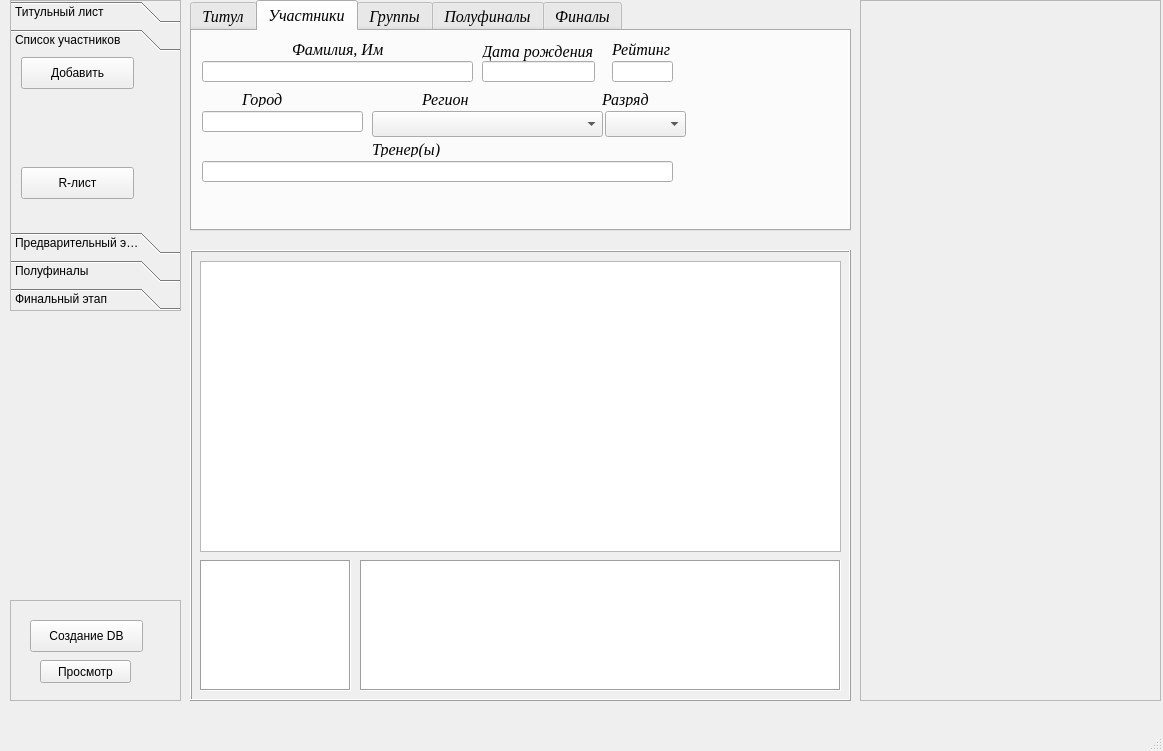
<?xml version="1.0" encoding="UTF-8"?>
<ui version="4.0">
 <class>MainWindow</class>
 <widget class="QMainWindow" name="MainWindow">
  <property name="geometry">
   <rect>
    <x>0</x>
    <y>0</y>
    <width>1163</width>
    <height>751</height>
   </rect>
  </property>
  <property name="windowTitle">
   <string>MainWindow</string>
  </property>
  <widget class="QWidget" name="centralwidget">
   <widget class="QFrame" name="frame_main">
    <property name="geometry">
     <rect>
      <x>10</x>
      <y>600</y>
      <width>171</width>
      <height>101</height>
     </rect>
    </property>
    <property name="frameShape">
     <enum>QFrame::StyledPanel</enum>
    </property>
    <property name="frameShadow">
     <enum>QFrame::Raised</enum>
    </property>
    <widget class="QPushButton" name="pushButton_view">
     <property name="geometry">
      <rect>
       <x>30</x>
       <y>60</y>
       <width>91</width>
       <height>23</height>
      </rect>
     </property>
     <property name="text">
      <string>Просмотр</string>
     </property>
    </widget>
    <widget class="QPushButton" name="pushButton_db">
     <property name="geometry">
      <rect>
       <x>20</x>
       <y>20</y>
       <width>113</width>
       <height>32</height>
      </rect>
     </property>
     <property name="text">
      <string>Создание DB</string>
     </property>
    </widget>
   </widget>
   <widget class="QFrame" name="frame_3">
    <property name="geometry">
     <rect>
      <x>190</x>
      <y>250</y>
      <width>661</width>
      <height>451</height>
     </rect>
    </property>
    <property name="layoutDirection">
     <enum>Qt::LeftToRight</enum>
    </property>
    <property name="frameShape">
     <enum>QFrame::Box</enum>
    </property>
    <property name="frameShadow">
     <enum>QFrame::Raised</enum>
    </property>
    <widget class="QTextEdit" name="textEdit">
     <property name="geometry">
      <rect>
       <x>10</x>
       <y>310</y>
       <width>151</width>
       <height>131</height>
      </rect>
     </property>
     <property name="font">
      <font>
       <family>Georgia</family>
       <pointsize>14</pointsize>
       <italic>true</italic>
      </font>
     </property>
     <property name="inputMethodHints">
      <set>Qt::ImhDigitsOnly|Qt::ImhMultiLine</set>
     </property>
     <property name="frameShape">
      <enum>QFrame::Box</enum>
     </property>
    </widget>
    <widget class="QListWidget" name="listWidget">
     <property name="geometry">
      <rect>
       <x>170</x>
       <y>310</y>
       <width>481</width>
       <height>131</height>
      </rect>
     </property>
     <property name="font">
      <font>
       <family>Times</family>
       <italic>true</italic>
      </font>
     </property>
     <property name="tabletTracking">
      <bool>false</bool>
     </property>
     <property name="layoutDirection">
      <enum>Qt::LeftToRight</enum>
     </property>
     <property name="frameShape">
      <enum>QFrame::Box</enum>
     </property>
     <property name="sizeAdjustPolicy">
      <enum>QAbstractScrollArea::AdjustToContents</enum>
     </property>
     <property name="resizeMode">
      <enum>QListView::Adjust</enum>
     </property>
    </widget>
   </widget>
   <widget class="QToolBox" name="toolBox">
    <property name="geometry">
     <rect>
      <x>10</x>
      <y>0</y>
      <width>171</width>
      <height>311</height>
     </rect>
    </property>
    <property name="frameShape">
     <enum>QFrame::StyledPanel</enum>
    </property>
    <property name="currentIndex">
     <number>1</number>
    </property>
    <widget class="QWidget" name="page">
     <property name="geometry">
      <rect>
       <x>0</x>
       <y>0</y>
       <width>169</width>
       <height>139</height>
      </rect>
     </property>
     <attribute name="label">
      <string>Титульный лист</string>
     </attribute>
     <widget class="QPushButton" name="pushButton_titul_made">
      <property name="geometry">
       <rect>
        <x>30</x>
        <y>0</y>
        <width>121</width>
        <height>32</height>
       </rect>
      </property>
      <property name="text">
       <string>Создать</string>
      </property>
      <property name="autoDefault">
       <bool>false</bool>
      </property>
      <property name="default">
       <bool>true</bool>
      </property>
      <property name="flat">
       <bool>false</bool>
      </property>
     </widget>
     <widget class="QPushButton" name="pushButton_titul_edit">
      <property name="geometry">
       <rect>
        <x>30</x>
        <y>30</y>
        <width>121</width>
        <height>32</height>
       </rect>
      </property>
      <property name="text">
       <string>Редактировать</string>
      </property>
     </widget>
    </widget>
    <widget class="QWidget" name="page_2">
     <property name="geometry">
      <rect>
       <x>0</x>
       <y>0</y>
       <width>169</width>
       <height>139</height>
      </rect>
     </property>
     <attribute name="label">
      <string>Список участников</string>
     </attribute>
     <widget class="QPushButton" name="pushButton_Rlist">
      <property name="geometry">
       <rect>
        <x>10</x>
        <y>110</y>
        <width>113</width>
        <height>32</height>
       </rect>
      </property>
      <property name="text">
       <string>R-лист</string>
      </property>
     </widget>
     <widget class="QPushButton" name="pushButton">
      <property name="geometry">
       <rect>
        <x>10</x>
        <y>0</y>
        <width>113</width>
        <height>32</height>
       </rect>
      </property>
      <property name="text">
       <string>Добавить</string>
      </property>
     </widget>
    </widget>
    <widget class="QWidget" name="page_3">
     <property name="geometry">
      <rect>
       <x>0</x>
       <y>0</y>
       <width>169</width>
       <height>139</height>
      </rect>
     </property>
     <attribute name="label">
      <string>Предварительный этап</string>
     </attribute>
    </widget>
    <widget class="QWidget" name="page_5">
     <property name="geometry">
      <rect>
       <x>0</x>
       <y>0</y>
       <width>169</width>
       <height>139</height>
      </rect>
     </property>
     <attribute name="label">
      <string>Полуфиналы</string>
     </attribute>
    </widget>
    <widget class="QWidget" name="page_4">
     <property name="geometry">
      <rect>
       <x>0</x>
       <y>0</y>
       <width>169</width>
       <height>139</height>
      </rect>
     </property>
     <attribute name="label">
      <string>Финальный этап</string>
     </attribute>
    </widget>
   </widget>
   <widget class="QTabWidget" name="tabWidget">
    <property name="geometry">
     <rect>
      <x>190</x>
      <y>0</y>
      <width>661</width>
      <height>231</height>
     </rect>
    </property>
    <property name="font">
     <font>
      <family>Times New Roman</family>
      <pointsize>12</pointsize>
      <italic>true</italic>
     </font>
    </property>
    <property name="tabPosition">
     <enum>QTabWidget::North</enum>
    </property>
    <property name="tabShape">
     <enum>QTabWidget::Rounded</enum>
    </property>
    <property name="currentIndex">
     <number>1</number>
    </property>
    <property name="elideMode">
     <enum>Qt::ElideLeft</enum>
    </property>
    <property name="movable">
     <bool>false</bool>
    </property>
    <widget class="QWidget" name="tab">
     <attribute name="title">
      <string>Титул</string>
     </attribute>
     <widget class="QLabel" name="label_nazvanie">
      <property name="geometry">
       <rect>
        <x>180</x>
        <y>10</y>
        <width>211</width>
        <height>16</height>
       </rect>
      </property>
      <property name="font">
       <font>
        <family>Times New Roman</family>
        <pointsize>12</pointsize>
        <italic>true</italic>
       </font>
      </property>
      <property name="text">
       <string>&lt;html&gt;&lt;head/&gt;&lt;body&gt;&lt;p&gt;Название соревнования&lt;/p&gt;&lt;/body&gt;&lt;/html&gt;</string>
      </property>
     </widget>
     <widget class="QLineEdit" name="lineEdit_titul_nazvanie">
      <property name="geometry">
       <rect>
        <x>20</x>
        <y>30</y>
        <width>621</width>
        <height>21</height>
       </rect>
      </property>
      <property name="layoutDirection">
       <enum>Qt::LeftToRight</enum>
      </property>
     </widget>
     <widget class="QComboBox" name="comboBox_sredi">
      <property name="geometry">
       <rect>
        <x>120</x>
        <y>70</y>
        <width>201</width>
        <height>26</height>
       </rect>
      </property>
      <property name="font">
       <font>
        <family>Times New Roman</family>
        <pointsize>12</pointsize>
        <italic>true</italic>
       </font>
      </property>
     </widget>
     <widget class="QLineEdit" name="lineEdit_titul_vozrast">
      <property name="geometry">
       <rect>
        <x>330</x>
        <y>70</y>
        <width>311</width>
        <height>21</height>
       </rect>
      </property>
     </widget>
     <widget class="QLabel" name="label_sredi">
      <property name="geometry">
       <rect>
        <x>50</x>
        <y>70</y>
        <width>60</width>
        <height>16</height>
       </rect>
      </property>
      <property name="font">
       <font>
        <family>Times New Roman</family>
        <pointsize>12</pointsize>
        <italic>true</italic>
       </font>
      </property>
      <property name="text">
       <string>&lt;html&gt;&lt;head/&gt;&lt;body&gt;&lt;p&gt;&lt;span style=&quot; font-style:italic;&quot;&gt;среди&lt;/span&gt;&lt;/p&gt;&lt;/body&gt;&lt;/html&gt;</string>
      </property>
      <property name="alignment">
       <set>Qt::AlignRight|Qt::AlignTop|Qt::AlignTrailing</set>
      </property>
     </widget>
     <widget class="QLabel" name="label_data_provedenia">
      <property name="geometry">
       <rect>
        <x>140</x>
        <y>100</y>
        <width>161</width>
        <height>16</height>
       </rect>
      </property>
      <property name="font">
       <font>
        <family>Times New Roman</family>
        <pointsize>12</pointsize>
        <italic>true</italic>
       </font>
      </property>
      <property name="text">
       <string>&lt;html&gt;&lt;head/&gt;&lt;body&gt;&lt;p&gt;Сроки проведения&lt;/p&gt;&lt;/body&gt;&lt;/html&gt;</string>
      </property>
      <property name="alignment">
       <set>Qt::AlignCenter</set>
      </property>
     </widget>
     <widget class="QLabel" name="label_2str_4">
      <property name="geometry">
       <rect>
        <x>470</x>
        <y>100</y>
        <width>161</width>
        <height>16</height>
       </rect>
      </property>
      <property name="font">
       <font>
        <family>Times New Roman</family>
        <pointsize>12</pointsize>
        <italic>true</italic>
       </font>
      </property>
      <property name="text">
       <string>&lt;html&gt;&lt;head/&gt;&lt;body&gt;&lt;p&gt;Место проведения&lt;/p&gt;&lt;/body&gt;&lt;/html&gt;</string>
      </property>
      <property name="alignment">
       <set>Qt::AlignCenter</set>
      </property>
     </widget>
     <widget class="QLineEdit" name="lineEdit_city_titul">
      <property name="geometry">
       <rect>
        <x>470</x>
        <y>120</y>
        <width>171</width>
        <height>21</height>
       </rect>
      </property>
     </widget>
     <widget class="QLabel" name="label_city">
      <property name="geometry">
       <rect>
        <x>390</x>
        <y>120</y>
        <width>60</width>
        <height>16</height>
       </rect>
      </property>
      <property name="font">
       <font>
        <family>Times New Roman</family>
        <pointsize>12</pointsize>
        <italic>true</italic>
       </font>
      </property>
      <property name="text">
       <string>&lt;html&gt;&lt;head/&gt;&lt;body&gt;&lt;p&gt;город&lt;/p&gt;&lt;/body&gt;&lt;/html&gt;</string>
      </property>
      <property name="alignment">
       <set>Qt::AlignRight|Qt::AlignTop|Qt::AlignTrailing</set>
      </property>
     </widget>
     <widget class="QLabel" name="label_kat_sek">
      <property name="geometry">
       <rect>
        <x>510</x>
        <y>150</y>
        <width>81</width>
        <height>16</height>
       </rect>
      </property>
      <property name="font">
       <font>
        <family>Times New Roman</family>
        <pointsize>12</pointsize>
        <italic>true</italic>
       </font>
      </property>
      <property name="text">
       <string>&lt;html&gt;&lt;head/&gt;&lt;body&gt;&lt;p&gt;Категория&lt;/p&gt;&lt;/body&gt;&lt;/html&gt;</string>
      </property>
      <property name="alignment">
       <set>Qt::AlignCenter</set>
      </property>
     </widget>
     <widget class="QComboBox" name="comboBox_kategor_sek">
      <property name="geometry">
       <rect>
        <x>550</x>
        <y>170</y>
        <width>91</width>
        <height>26</height>
       </rect>
      </property>
     </widget>
     <widget class="QLabel" name="label_main_sekretar">
      <property name="geometry">
       <rect>
        <x>310</x>
        <y>150</y>
        <width>191</width>
        <height>16</height>
       </rect>
      </property>
      <property name="font">
       <font>
        <family>Times New Roman</family>
        <pointsize>12</pointsize>
        <italic>true</italic>
       </font>
      </property>
      <property name="text">
       <string>&lt;html&gt;&lt;head/&gt;&lt;body&gt;&lt;p&gt;Гл. секретарь / Город&lt;/p&gt;&lt;/body&gt;&lt;/html&gt;</string>
      </property>
      <property name="alignment">
       <set>Qt::AlignCenter</set>
      </property>
     </widget>
     <widget class="QLineEdit" name="lineEdit_sekretar">
      <property name="geometry">
       <rect>
        <x>330</x>
        <y>170</y>
        <width>211</width>
        <height>21</height>
       </rect>
      </property>
     </widget>
     <widget class="QDateEdit" name="dateEdit_end">
      <property name="geometry">
       <rect>
        <x>220</x>
        <y>120</y>
        <width>121</width>
        <height>24</height>
       </rect>
      </property>
      <property name="font">
       <font>
        <family>Times New Roman</family>
       </font>
      </property>
      <property name="dateTime">
       <datetime>
        <hour>0</hour>
        <minute>0</minute>
        <second>0</second>
        <year>2021</year>
        <month>1</month>
        <day>1</day>
       </datetime>
      </property>
      <property name="currentSection">
       <enum>QDateTimeEdit::YearSection</enum>
      </property>
      <property name="displayFormat">
       <string>yyyy-MM-dd</string>
      </property>
      <property name="calendarPopup">
       <bool>true</bool>
      </property>
      <property name="currentSectionIndex">
       <number>0</number>
      </property>
      <property name="date">
       <date>
        <year>2021</year>
        <month>1</month>
        <day>1</day>
       </date>
      </property>
     </widget>
     <widget class="QLabel" name="label_po">
      <property name="geometry">
       <rect>
        <x>180</x>
        <y>120</y>
        <width>31</width>
        <height>20</height>
       </rect>
      </property>
      <property name="font">
       <font>
        <family>Times New Roman</family>
        <pointsize>14</pointsize>
        <italic>true</italic>
       </font>
      </property>
      <property name="text">
       <string>&lt;html&gt;&lt;head/&gt;&lt;body&gt;&lt;p&gt;по&lt;/p&gt;&lt;/body&gt;&lt;/html&gt;</string>
      </property>
      <property name="alignment">
       <set>Qt::AlignRight|Qt::AlignTop|Qt::AlignTrailing</set>
      </property>
     </widget>
     <widget class="QDateEdit" name="dateEdit_start">
      <property name="geometry">
       <rect>
        <x>50</x>
        <y>120</y>
        <width>121</width>
        <height>24</height>
       </rect>
      </property>
      <property name="font">
       <font>
        <family>Times New Roman</family>
       </font>
      </property>
      <property name="dateTime">
       <datetime>
        <hour>0</hour>
        <minute>0</minute>
        <second>0</second>
        <year>2021</year>
        <month>1</month>
        <day>2</day>
       </datetime>
      </property>
      <property name="displayFormat">
       <string>yyyy-MM-dd</string>
      </property>
      <property name="calendarPopup">
       <bool>true</bool>
      </property>
      <property name="date">
       <date>
        <year>2021</year>
        <month>1</month>
        <day>2</day>
       </date>
      </property>
     </widget>
     <widget class="QLabel" name="label_s">
      <property name="geometry">
       <rect>
        <x>0</x>
        <y>120</y>
        <width>31</width>
        <height>20</height>
       </rect>
      </property>
      <property name="font">
       <font>
        <family>Times New Roman</family>
        <pointsize>14</pointsize>
        <italic>true</italic>
       </font>
      </property>
      <property name="text">
       <string>&lt;html&gt;&lt;head/&gt;&lt;body&gt;&lt;p&gt;с&lt;/p&gt;&lt;/body&gt;&lt;/html&gt;</string>
      </property>
      <property name="alignment">
       <set>Qt::AlignRight|Qt::AlignTop|Qt::AlignTrailing</set>
      </property>
     </widget>
     <widget class="QLabel" name="label_main_refery">
      <property name="geometry">
       <rect>
        <x>20</x>
        <y>150</y>
        <width>161</width>
        <height>20</height>
       </rect>
      </property>
      <property name="font">
       <font>
        <family>Times New Roman</family>
        <pointsize>12</pointsize>
        <italic>true</italic>
       </font>
      </property>
      <property name="text">
       <string>&lt;html&gt;&lt;head/&gt;&lt;body&gt;&lt;p&gt;Гл. судья / Город&lt;/p&gt;&lt;/body&gt;&lt;/html&gt;</string>
      </property>
      <property name="alignment">
       <set>Qt::AlignCenter</set>
      </property>
     </widget>
     <widget class="QLineEdit" name="lineEdit_refery">
      <property name="geometry">
       <rect>
        <x>20</x>
        <y>170</y>
        <width>201</width>
        <height>21</height>
       </rect>
      </property>
     </widget>
     <widget class="QLabel" name="label_kat_ref">
      <property name="geometry">
       <rect>
        <x>230</x>
        <y>150</y>
        <width>81</width>
        <height>16</height>
       </rect>
      </property>
      <property name="font">
       <font>
        <family>Times New Roman</family>
        <pointsize>12</pointsize>
        <italic>true</italic>
       </font>
      </property>
      <property name="text">
       <string>&lt;html&gt;&lt;head/&gt;&lt;body&gt;&lt;p&gt;Категория&lt;/p&gt;&lt;/body&gt;&lt;/html&gt;</string>
      </property>
      <property name="alignment">
       <set>Qt::AlignCenter</set>
      </property>
     </widget>
     <widget class="QComboBox" name="comboBox_kategor_ref">
      <property name="geometry">
       <rect>
        <x>230</x>
        <y>170</y>
        <width>91</width>
        <height>26</height>
       </rect>
      </property>
     </widget>
    </widget>
    <widget class="QWidget" name="tab_1">
     <attribute name="title">
      <string>Участники</string>
     </attribute>
     <widget class="QLineEdit" name="lineEdit_Family_name">
      <property name="geometry">
       <rect>
        <x>10</x>
        <y>30</y>
        <width>271</width>
        <height>21</height>
       </rect>
      </property>
     </widget>
     <widget class="QLineEdit" name="lineEdit_bday">
      <property name="geometry">
       <rect>
        <x>290</x>
        <y>30</y>
        <width>113</width>
        <height>21</height>
       </rect>
      </property>
     </widget>
     <widget class="QLineEdit" name="lineEdit_R">
      <property name="geometry">
       <rect>
        <x>420</x>
        <y>30</y>
        <width>61</width>
        <height>21</height>
       </rect>
      </property>
     </widget>
     <widget class="QLineEdit" name="lineEdit_city_list">
      <property name="geometry">
       <rect>
        <x>10</x>
        <y>80</y>
        <width>161</width>
        <height>21</height>
       </rect>
      </property>
     </widget>
     <widget class="QLineEdit" name="lineEdit_coach">
      <property name="geometry">
       <rect>
        <x>10</x>
        <y>130</y>
        <width>471</width>
        <height>21</height>
       </rect>
      </property>
     </widget>
     <widget class="QLabel" name="label">
      <property name="geometry">
       <rect>
        <x>100</x>
        <y>10</y>
        <width>91</width>
        <height>16</height>
       </rect>
      </property>
      <property name="font">
       <font>
        <family>Times New Roman</family>
        <italic>true</italic>
       </font>
      </property>
      <property name="text">
       <string>Фамилия, Имя</string>
      </property>
     </widget>
     <widget class="QLabel" name="label_2">
      <property name="geometry">
       <rect>
        <x>290</x>
        <y>10</y>
        <width>111</width>
        <height>20</height>
       </rect>
      </property>
      <property name="font">
       <font>
        <family>Times New Roman</family>
        <italic>true</italic>
       </font>
      </property>
      <property name="text">
       <string>Дата рождения</string>
      </property>
     </widget>
     <widget class="QLabel" name="label_3">
      <property name="geometry">
       <rect>
        <x>420</x>
        <y>10</y>
        <width>61</width>
        <height>16</height>
       </rect>
      </property>
      <property name="font">
       <font>
        <family>Times New Roman</family>
        <italic>true</italic>
       </font>
      </property>
      <property name="text">
       <string>Рейтинг</string>
      </property>
     </widget>
     <widget class="QLabel" name="label_4">
      <property name="geometry">
       <rect>
        <x>50</x>
        <y>60</y>
        <width>51</width>
        <height>16</height>
       </rect>
      </property>
      <property name="font">
       <font>
        <family>Times New Roman</family>
        <italic>true</italic>
       </font>
      </property>
      <property name="text">
       <string>Город</string>
      </property>
     </widget>
     <widget class="QLabel" name="label_5">
      <property name="geometry">
       <rect>
        <x>230</x>
        <y>60</y>
        <width>91</width>
        <height>16</height>
       </rect>
      </property>
      <property name="font">
       <font>
        <family>Times New Roman</family>
        <italic>true</italic>
       </font>
      </property>
      <property name="text">
       <string>Регион</string>
      </property>
     </widget>
     <widget class="QLabel" name="label_6">
      <property name="geometry">
       <rect>
        <x>410</x>
        <y>60</y>
        <width>51</width>
        <height>16</height>
       </rect>
      </property>
      <property name="font">
       <font>
        <family>Times New Roman</family>
        <italic>true</italic>
       </font>
      </property>
      <property name="text">
       <string>Разряд</string>
      </property>
     </widget>
     <widget class="QLabel" name="label_7">
      <property name="geometry">
       <rect>
        <x>180</x>
        <y>110</y>
        <width>91</width>
        <height>16</height>
       </rect>
      </property>
      <property name="font">
       <font>
        <family>Times New Roman</family>
        <italic>true</italic>
       </font>
      </property>
      <property name="text">
       <string>Тренер(ы)</string>
      </property>
     </widget>
     <widget class="QComboBox" name="comboBox_razryad">
      <property name="geometry">
       <rect>
        <x>413</x>
        <y>80</y>
        <width>81</width>
        <height>26</height>
       </rect>
      </property>
     </widget>
     <widget class="QComboBox" name="comboBox_region">
      <property name="geometry">
       <rect>
        <x>180</x>
        <y>80</y>
        <width>231</width>
        <height>26</height>
       </rect>
      </property>
      <property name="sizeAdjustPolicy">
       <enum>QComboBox::AdjustToContentsOnFirstShow</enum>
      </property>
     </widget>
    </widget>
    <widget class="QWidget" name="tab_2">
     <attribute name="title">
      <string>Группы</string>
     </attribute>
    </widget>
    <widget class="QWidget" name="tab_3">
     <attribute name="title">
      <string>Полуфиналы</string>
     </attribute>
    </widget>
    <widget class="QWidget" name="tab_4">
     <attribute name="title">
      <string>Финалы</string>
     </attribute>
    </widget>
   </widget>
   <widget class="QTableWidget" name="tableWidget">
    <property name="geometry">
     <rect>
      <x>200</x>
      <y>261</y>
      <width>641</width>
      <height>291</height>
     </rect>
    </property>
   </widget>
   <widget class="QFrame" name="frame">
    <property name="geometry">
     <rect>
      <x>860</x>
      <y>0</y>
      <width>301</width>
      <height>701</height>
     </rect>
    </property>
    <property name="frameShape">
     <enum>QFrame::StyledPanel</enum>
    </property>
    <property name="frameShadow">
     <enum>QFrame::Raised</enum>
    </property>
   </widget>
  </widget>
  <widget class="QMenuBar" name="menubar">
   <property name="geometry">
    <rect>
     <x>0</x>
     <y>0</y>
     <width>1163</width>
     <height>22</height>
    </rect>
   </property>
  </widget>
  <widget class="QStatusBar" name="statusbar"/>
 </widget>
 <resources/>
 <connections/>
</ui>
